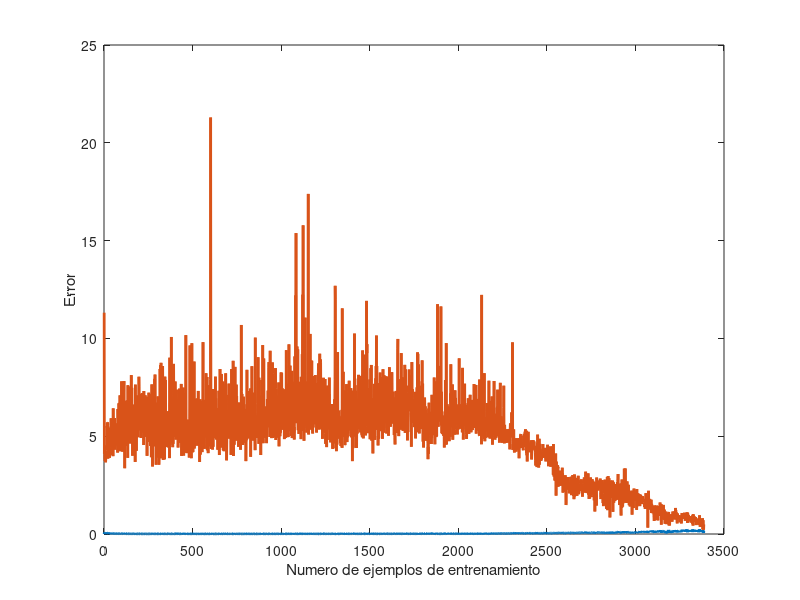

MATLAB code for this plot: (Note: this script raises an error after producing the figure.)
function paintlearningCurves()
    load("learningcurvesNN.mat")
    plot([1:1:columns(jtrain)], jtrain, 'LineWidth', 2);
    xlabel('Numero de ejemplos de entrenamiento')
    ylabel('Error')
    hold on;
    plot([1:1:columns(jval)], jval, 'LineWidth', 2);
    hold off;

    h = legend ({'jtrain'}, 'jval');
    legend (h, 'location', 'northeastoutside');
    set (h, 'fontsize', 20);

    load("curvadeevolucionlambdaNN.mat");
    plot(lambda, jtrain, 'LineWidth', 2);
    xlabel('lambda')
    ylabel('Error')
    hold on;
    plot(lambda, jval, 'LineWidth', 2);
    hold off;

    h = legend ({'jtrain'}, 'jval');
    legend (h, 'location', 'northeastoutside');
    set (h, 'fontsize', 20);
endfunction